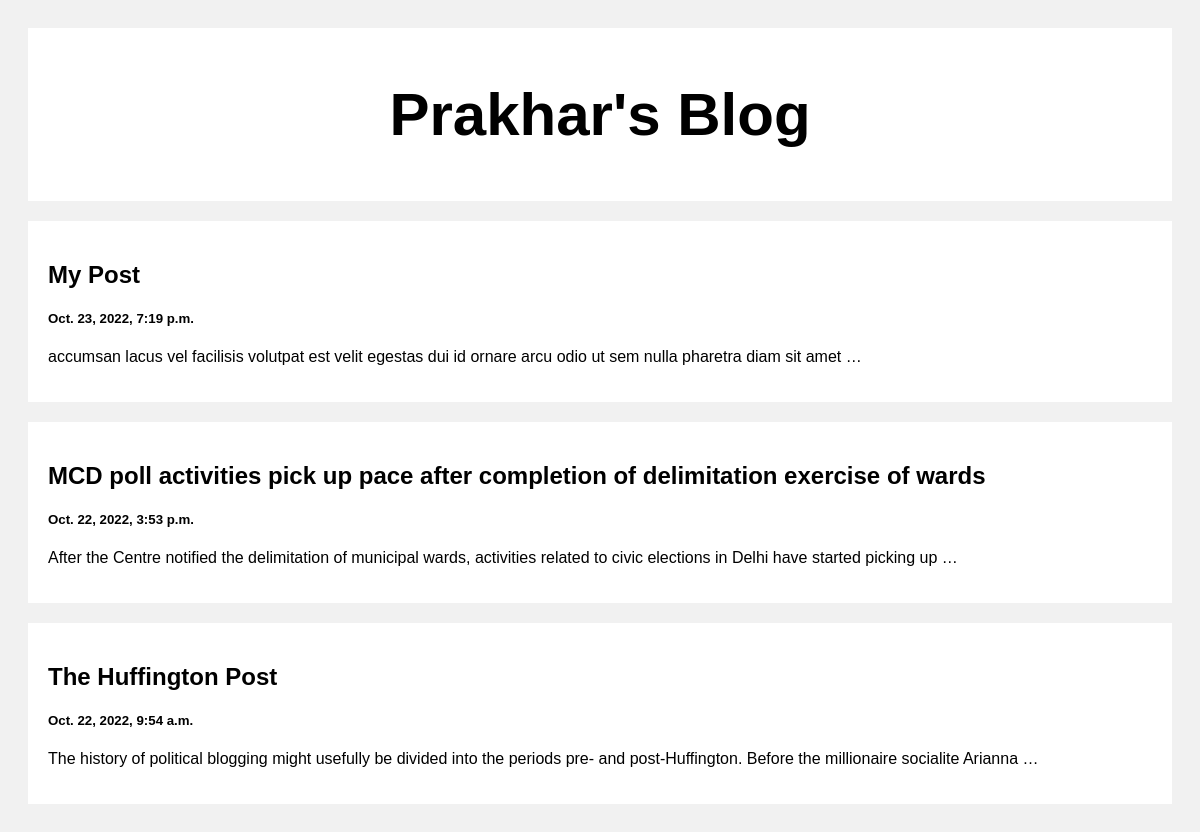
The page / on the database its author committed.
### posts/models.py (models this page shows)
class Post(models.Model):
    title= models.CharField(max_length=100)
    body = models.CharField(max_length=1000000)
    created_at = models.DateTimeField(default=datetime.now, blank=True)

### posts/views.py (the view)
# urls.py: path('',views.index, name="index"),
def index(request):
    posts=Post.objects.all()
    content = {
        "posts": posts
    }
    return render(request, "index.html", content)

### templates/index.html (shortened to what this page needs)
<!DOCTYPE html>
<html>
<head>
</head>
<body>
<div class="header">
  <h2>Prakhar's Blog</h2>
</div>
<div class="row">
  <div class="leftcolumn">
    {% for post in posts reversed %}
    <div class="card">
      <a style="text-decoration: none; color: black;" href="/post/{{post.id}}">
        <h2>{{post.title}}</h2>
        <h5>{{post.created_at}}</h5>
        <p>{{post.body|truncatewords:20}}</p>
      </a>
    </div>
    {% endfor %}
  </div>
</div>
</body>
</html>

### templates/index.html (style rules this page uses)
* { box-sizing: border-box; }
body { font-family: Arial; padding: 20px; background: #f1f1f1; }
.header { padding: 2px; font-size: 40px; text-align: center; background: white; }
.leftcolumn { float: left; width: 100%; }
.card { background-color: white; padding: 20px; margin-top: 20px; }
.row:after { content: ""; display: table; clear: both; }

### rows shown on the page
Post: title "My Post", created_at "Oct. 23, 2022, 7:19 p.m.", body "accumsan lacus vel facilisis volutpat est velit egestas dui id ornare arcu odio ut sem nulla pharetra diam sit amet …"
Post: title "MCD poll activities pick up pace after completion of delimitation exercise of wards", created_at "Oct. 22, 2022, 3:53 p.m.", body "After the Centre notified the delimitation of municipal wards, activities related to civic elections in Delhi have started picking up …"
Post: title "The Huffington Post", created_at "Oct. 22, 2022, 9:54 a.m.", body "The history of political blogging might usefully be divided into the periods pre- and post-Huffington. Before the millionaire socialite Arianna …"
